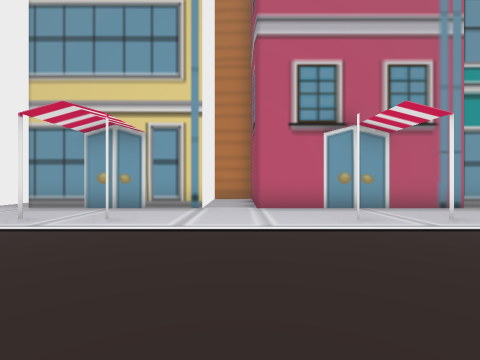
View 1 (above)

14 first-person views from a walk through a scene from a Unity 3-D project. The camera is 1.4 m above the floor, looks level and sees 85° across. The floor is counted in squares, 2 m on a side. Each view is taken from the middle of a square. On the plan, view 1 faces up. The plan holds only what a view shows up to about 9 squares ahead; the rest is blank. The place goes on beyond the plan.

View 2
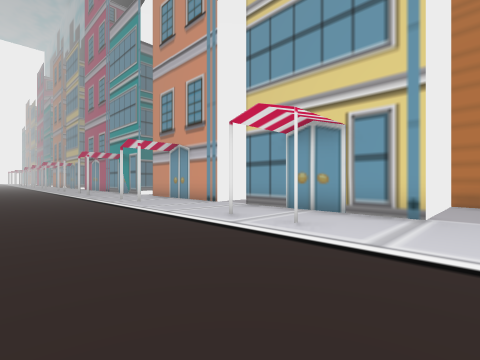

View 3
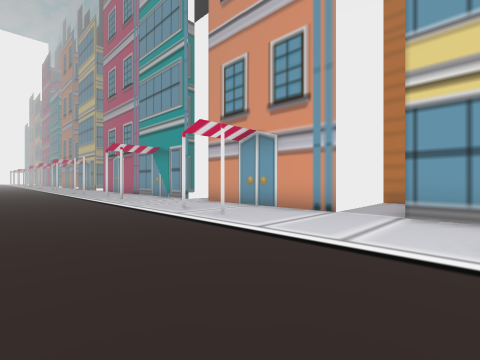

View 4
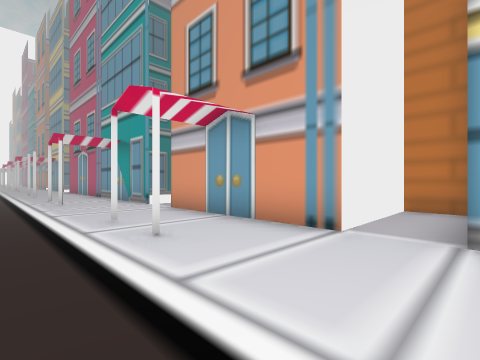

View 5
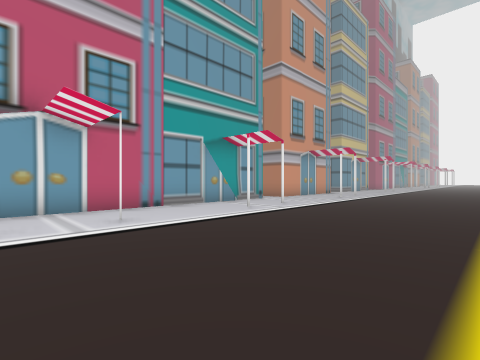

View 6
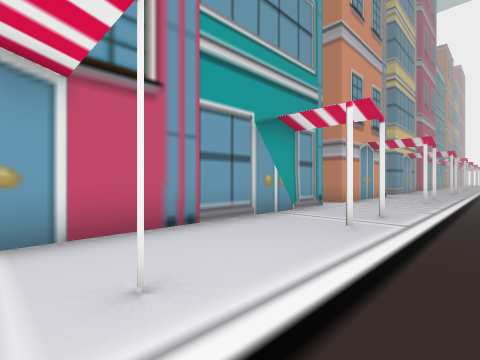

View 7
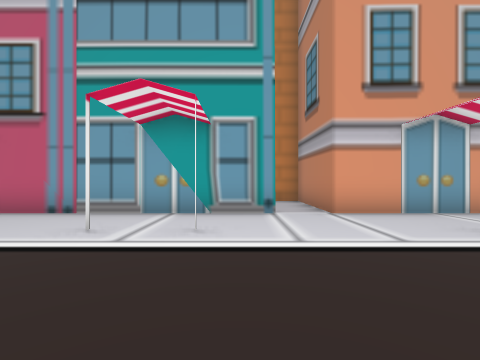

View 8
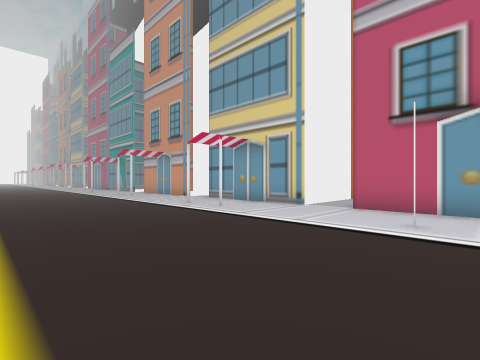

View 9
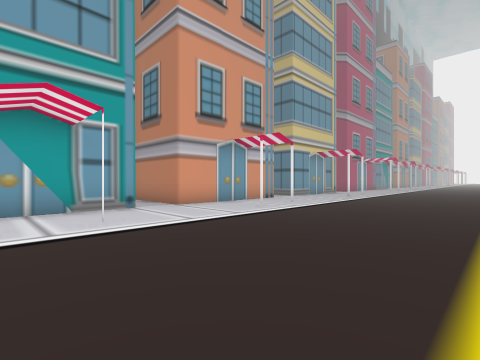

View 10
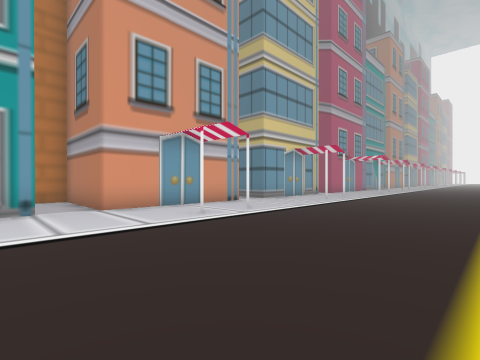

View 11
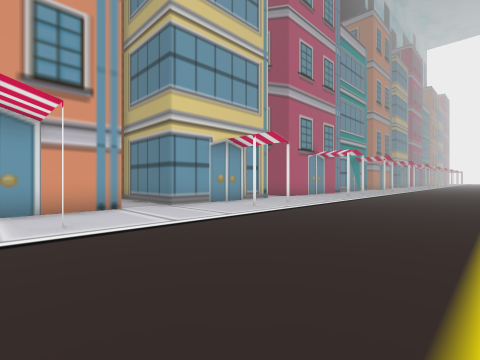

View 12
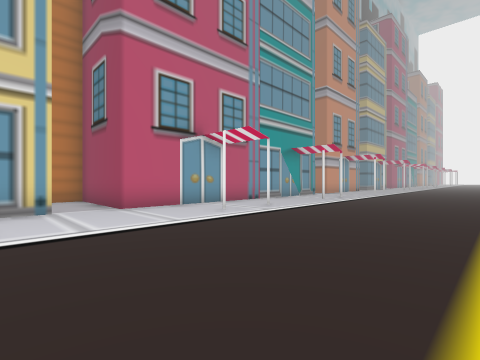

View 13
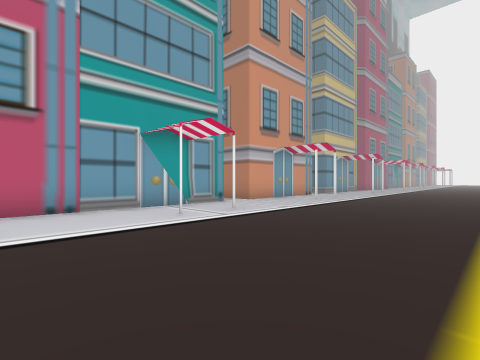

View 14
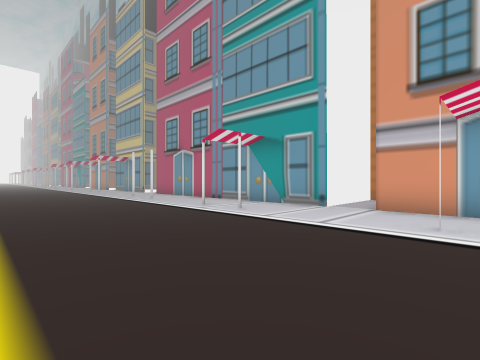

### Floor plan
Key: @ floor where view 1 was taken; # wall or solid block; x gap in a wall; . floor.
Columns run from 15 left of view 1 to 13 right of it. Each row starts with its distance up from view 1.
 10    x#   ###   ###        x#
  9    .#    .#    .#        .#
  8    .#    .#    .#        .#
  7 ###.#####.#####.#########.###
  6 .............................
  5 x....#.#...#.#...#.#.......#.
  4 .............................
  3 .............................
  2 .............................
  1 .............................
  0 ...............@.............

Positions as (right, up) in squares from view 1, and headings:
1: (0, 0), facing up
2: (0, 1), facing up-left
3: (-4, 1), facing up-left
4: (-5, 3), facing up-left
5: (2, 0), facing up-right
6: (3, 3), facing up-right
7: (9, 1), facing up
8: (3, 0), facing up-left
9: (-15, 0), facing up-right
10: (-13, 0), facing up-right
11: (-9, 0), facing up-right
12: (-2, 0), facing up-right
13: (4, 0), facing up-right
14: (13, 0), facing up-left
